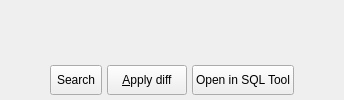
        <widget class="QWidget" name="tab_3">
         <attribute name="icon">
          <iconset resource="../../res/resources.qrc">
           <normaloff>:/icons/icons/sqlpreview.png</normaloff>:/icons/icons/sqlpreview.png</iconset>
         </attribute>
         <attribute name="title">
          <string>&amp;Diff preview</string>
         </attribute>
         <layout class="QGridLayout" name="gridLayout_5">
          <property name="leftMargin">
           <number>5</number>
          </property>
          <property name="topMargin">
           <number>5</number>
          </property>
          <property name="rightMargin">
           <number>5</number>
          </property>
          <property name="bottomMargin">
           <number>5</number>
          </property>
          <property name="spacing">
           <number>5</number>
          </property>
          <item row="2" column="0">
           <spacer name="horizontalSpacer_10">
            <property name="orientation">
             <enum>Qt::Orientation::Horizontal</enum>
            </property>
            <property name="sizeHint" stdset="0">
             <size>
              <width>40</width>
              <height>20</height>
             </size>
            </property>
           </spacer>
          </item>
          <item row="0" column="0" colspan="5">
           <widget class="QWidget" name="sqlcode_wgt" native="true">
            <property name="sizePolicy">
             <sizepolicy hsizetype="Expanding" vsizetype="Expanding">
              <horstretch>0</horstretch>
              <verstretch>0</verstretch>
             </sizepolicy>
            </property>
           </widget>
          </item>
          <item row="2" column="4">
           <spacer name="horizontalSpacer_9">
            <property name="orientation">
             <enum>Qt::Orientation::Horizontal</enum>
            </property>
            <property name="sizeHint" stdset="0">
             <size>
              <width>40</width>
              <height>20</height>
             </size>
            </property>
           </spacer>
          </item>
          <item row="2" column="2">
           <widget class="QPushButton" name="apply_on_server_btn">
            <property name="sizePolicy">
             <sizepolicy hsizetype="Fixed" vsizetype="Fixed">
              <horstretch>0</horstretch>
              <verstretch>0</verstretch>
             </sizepolicy>
            </property>
            <property name="minimumSize">
             <size>
              <width>0</width>
              <height>30</height>
             </size>
            </property>
            <property name="maximumSize">
             <size>
              <width>16777215</width>
              <height>16777215</height>
             </size>
            </property>
            <property name="toolTip">
             <string/>
            </property>
            <property name="text">
             <string>&amp;Apply diff</string>
            </property>
            <property name="icon">
             <iconset resource="../../res/resources.qrc">
              <normaloff>:/icons/icons/diff.png</normaloff>:/icons/icons/diff.png</iconset>
            </property>
            <property name="iconSize">
             <size>
              <width>28</width>
              <height>28</height>
             </size>
            </property>
            <property name="default">
             <bool>false</bool>
            </property>
           </widget>
          </item>
          <item row="2" column="3">
           <widget class="QPushButton" name="open_in_sql_tool_btn">
            <property name="sizePolicy">
             <sizepolicy hsizetype="Fixed" vsizetype="Fixed">
              <horstretch>0</horstretch>
              <verstretch>0</verstretch>
             </sizepolicy>
            </property>
            <property name="minimumSize">
             <size>
              <width>0</width>
              <height>30</height>
             </size>
            </property>
            <property name="maximumSize">
             <size>
              <width>16777215</width>
              <height>16777215</height>
             </size>
            </property>
            <property name="toolTip">
             <string>Loads the generated diff code in the destination server for manual applying.</string>
            </property>
            <property name="text">
             <string>Open in SQL Tool</string>
            </property>
            <property name="icon">
             <iconset resource="../../res/resources.qrc">
              <normaloff>:/icons/icons/sqlcode.png</normaloff>:/icons/icons/sqlcode.png</iconset>
            </property>
            <property name="iconSize">
             <size>
              <width>28</width>
              <height>28</height>
             </size>
            </property>
            <property name="autoDefault">
             <bool>false</bool>
            </property>
            <property name="default">
             <bool>false</bool>
            </property>
           </widget>
          </item>
          <item row="2" column="1">
           <widget class="QToolButton" name="search_tb">
            <property name="sizePolicy">
             <sizepolicy hsizetype="Preferred" vsizetype="Preferred">
              <horstretch>0</horstretch>
              <verstretch>0</verstretch>
             </sizepolicy>
            </property>
            <property name="toolTip">
             <string>Perform text search on the SQL code.</string>
            </property>
            <property name="text">
             <string>Search</string>
            </property>
            <property name="icon">
             <iconset resource="../../res/resources.qrc">
              <normaloff>:/icons/icons/findtext.png</normaloff>:/icons/icons/findtext.png</iconset>
            </property>
            <property name="iconSize">
             <size>
              <width>25</width>
              <height>25</height>
             </size>
            </property>
            <property name="shortcut">
             <string>Ctrl+F</string>
            </property>
            <property name="checkable">
             <bool>true</bool>
            </property>
            <property name="toolButtonStyle">
             <enum>Qt::ToolButtonStyle::ToolButtonTextBesideIcon</enum>
            </property>
           </widget>
          </item>
          <item row="1" column="0" colspan="5">
           <widget class="QWidget" name="search_wgt_parent" native="true">
            <property name="minimumSize">
             <size>
              <width>0</width>
              <height>0</height>
             </size>
            </property>
           </widget>
          </item>
         </layout>
        </widget>
